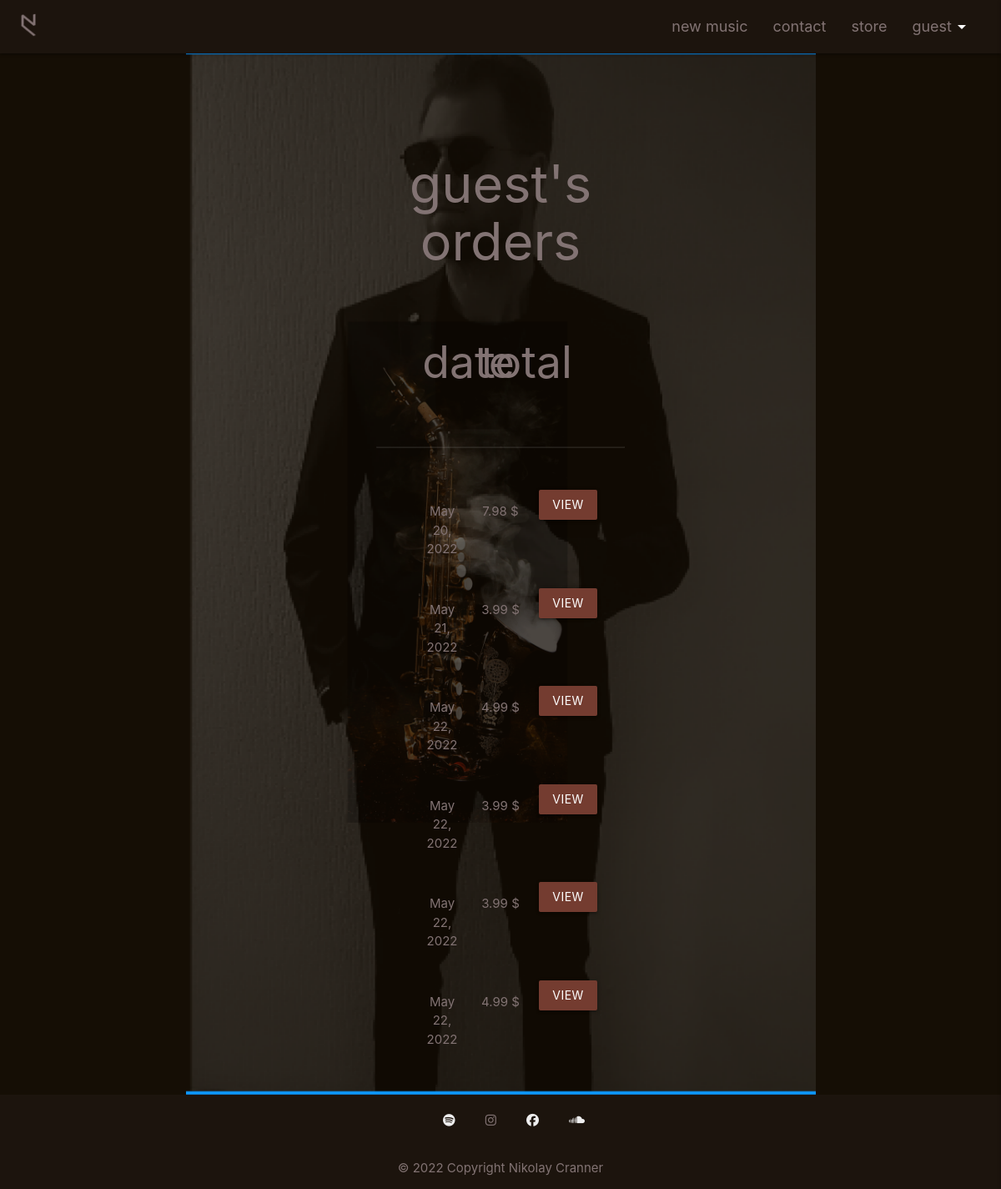
The page /userprofile on the database its author committed.
### store/models.py (models this page shows)
class Order(models.Model):
    order_id = models.CharField(max_length=254, null=True, blank=True)
    order_items = models.CharField(max_length=254, null=True, blank=True)
    user_id = models.CharField(max_length=254, null=True, blank=True)
    transaction_date = models.DateField(default=tz.now)
    transaction_time = models.TimeField(default=time(18, 00))
    grand_total = models.DecimalField(default=0.00, max_digits=10, decimal_places=2)

### userprofile/views.py (the view)
# urls.py: path('', views.user_profile, name='user_profile'),
def user_profile(request):
    session_user = get_session_user(request)
    orders = Order.objects.filter(user_id=session_user)
    context = {
        'session_user': session_user,
        'orders': orders,
    }
    return render(request, 'userprofile/userprofile.html', context)

### store/views.py (called while the page is built)
def get_session_user(request):
    if request.user.is_authenticated:
        session_user = request.user.username
        print("session user is: ", session_user)
        return session_user
    else:
        session_user = 'guest'
        print("session user is: ", session_user)
        return session_user

### userprofile/templates/userprofile/userprofile.html
{% extends 'base.html' %}
{% block content %}
    <div class="row ">
        <div class="col s12 center">
            <h1>{{ session_user }}'s orders</h1>
        </div>
    </div>
    <div class="row center">
        <div class="col s4 m3 offset-m2 l2 offset-l3">
            <h2>date</h2>
        </div>
        <div class="col s4 m3 l2">
            <h2>total</h2>
        </div>
        <div class="col s4 m3 l2">
        </div>
    </div>
    <hr>
    {% for order in orders %}
    <div class="row center">
        <div class="col s4 m3 offset-m2 l2 offset-l3">
            <p>{{ order.transaction_date }}</p>
        </div>
        <div class="col s4 m3 l2">
            <p>{{order.grand_total}} $</p>
        </div>
        <div class="col s4 m3 l2">
            <a href="{% url 'order' order.order_id %}">
                <button class="btn waves-effect waves-light btn nc-btn-color" id="#view-order" type="submit" name="view-order" value="">View</button>
            </a>
        </div>
    </div>
    {% endfor %}
{% endblock %}

### static/css/style.css (style rules this page uses)
body { display: flex; min-height: 100vh; flex-direction: column; background-color: #150E05; color: #827373 !important; }
hr { margin: 50px; opacity: 0.1; }
.nc-btn-color { background-color: #743C30; color: white; }

### rows shown on the page
Order: transaction_date "May 20, 2022", grand_total "7.98"
Order: transaction_date "May 21, 2022", grand_total "3.99"
Order: transaction_date "May 22, 2022", grand_total "4.99"
Order: transaction_date "May 22, 2022", grand_total "3.99"
Order: transaction_date "May 22, 2022", grand_total "3.99"
Order: transaction_date "May 22, 2022", grand_total "4.99"

### other values the page prints
{{ request.user.username|default:'guest' }} "guest"
{{ session_user }} "guest"
